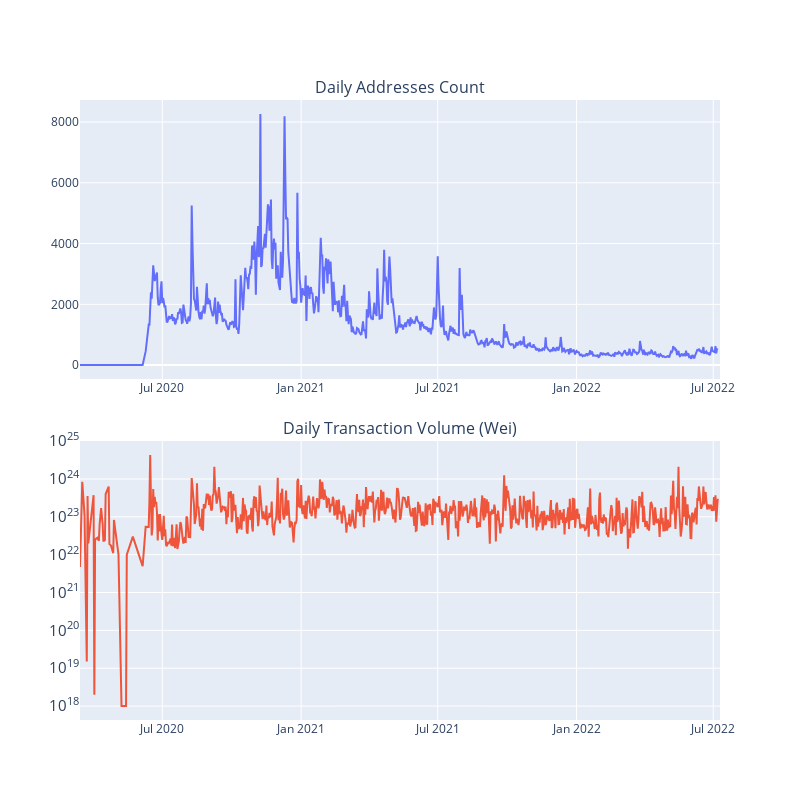

Source (notebook cell):
### Markdown cell above
### Figure 1 - Time Series Plots (daily addresses count / transaction volume)

### Code cell
fig = make_subplots(
    rows=2, 
    cols=1,
    subplot_titles=("Daily Addresses Count", "Daily Transaction Volume (Wei)"),
    horizontal_spacing=0.05, 
    vertical_spacing=0.1,
)

fig.add_trace(
    go.Scatter(x=network_fea['timestamp'], y=network_fea['address_count']),
    row=1, col=1
)

fig.add_trace(
    go.Scatter(x=network_fea['timestamp'], y=network_fea['value_sum']),
    row=2, col=1
)

fig.update_yaxes(type="log", row=2, col=1)

fig.update_layout(height=800, width=800, showlegend=False)
fig.show()

fig.write_image(f"{SAVE_DIR}/fig1.png")

### Figure 1 — Plotly figure (JSON) as saved in the notebook; plotly's stock layout.template omitted (floating-point values rounded to 4 significant figures; data arrays with more than 128 entries replaced by an {"elided": "..."} marker saying what was removed)
{"data": [{"type": "scatter", "x": {"elided": "788 str values"}, "xaxis": "x", "y": {"elided": "788 int values"}, "yaxis": "y"}, {"type": "scatter", "x": {"elided": "788 str values"}, "xaxis": "x2", "y": {"elided": "788 float values"}, "yaxis": "y2"}], "layout": {"annotations": [{"font": {"size": 16}, "showarrow": false, "text": "Daily Addresses Count", "x": 0.5, "xanchor": "center", "xref": "paper", "y": 1, "yanchor": "bottom", "yref": "paper"}, {"font": {"size": 16}, "showarrow": false, "text": "Daily Transaction Volume (Wei)", "x": 0.5, "xanchor": "center", "xref": "paper", "y": 0.45, "yanchor": "bottom", "yref": "paper"}], "height": 800, "showlegend": false, "width": 800, "xaxis": {"anchor": "y", "domain": [0, 1]}, "xaxis2": {"anchor": "y2", "domain": [0, 1]}, "yaxis": {"anchor": "x", "domain": [0.55, 1]}, "yaxis2": {"anchor": "x2", "domain": [0, 0.45], "type": "log"}}}
